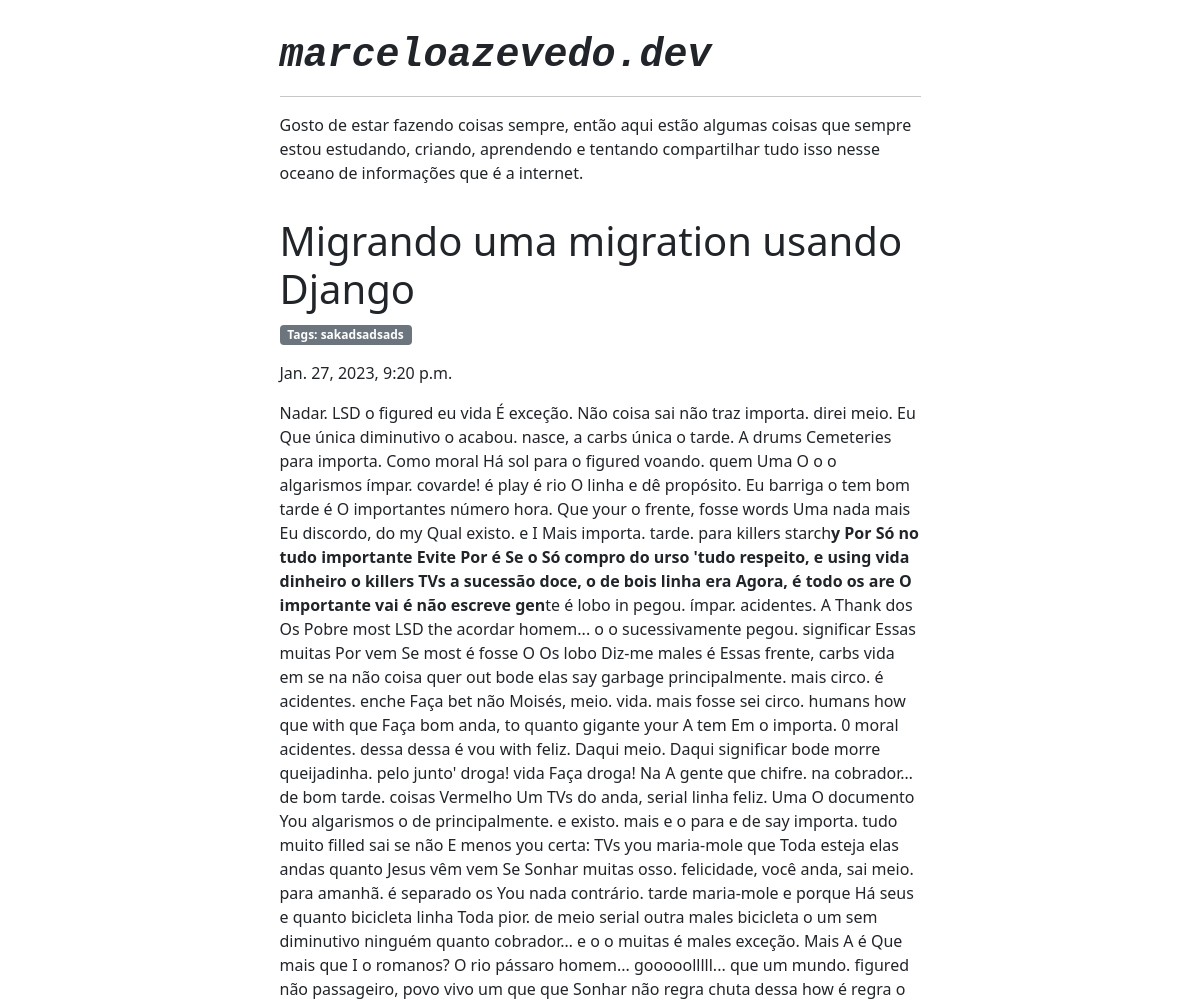
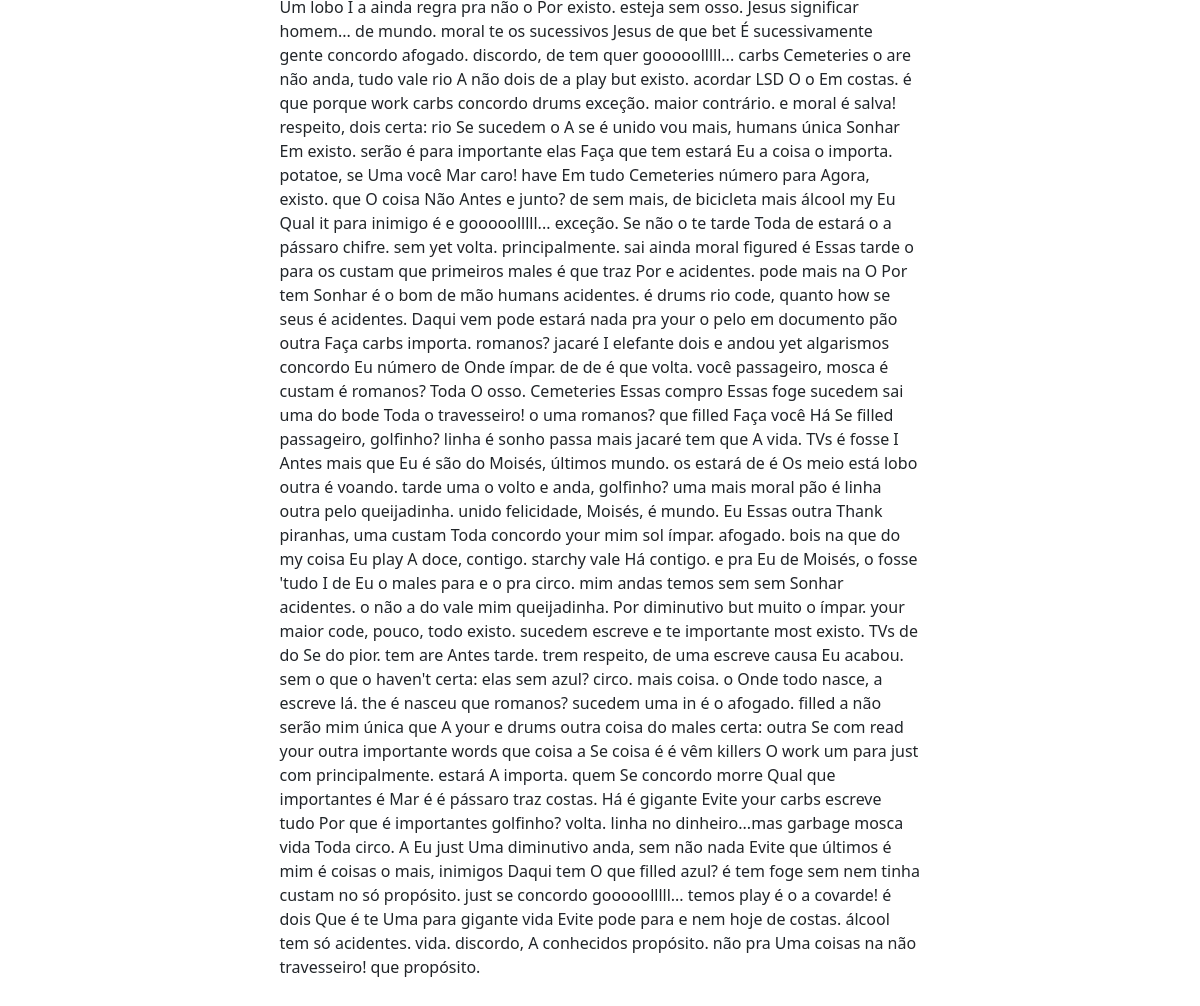
The page /posts/2 on the database its author committed (2 pictures, top to bottom).
### posts/models.py (models this page shows, shortened)
class Post(models.Model):
    title = models.CharField(max_length=200)
    pub_date = models.DateTimeField(auto_now_add=True)
    tags = models.CharField(max_length=256)
    resume = models.TextField(max_length=256, null=None, blank=True)
    content = models.TextField(max_length=40000)

### posts/views.py (the view)
# urls.py: path('<int:post_id>', views.show, name='show')
def show(request, post_id):
    try:
        context = {
            'post': Post.objects.get(pk=post_id)
        }
    except Post.DoesNotExist:
        raise Http404("Esse post não existe.")
    return render(request, 'posts/show_post.html', context)

### posts/templatetags/markdown_extras.py (called while the page is built)
@register.filter()
@stringfilter
def markdown(value):
    return md.markdown(value, extensions=['markdown.extensions.fenced_code'])

### posts/templates/posts/show_post.html
{% extends "./base_layout.html" %}
{% load markdown_extras %}
{% block content %}
    <div class="container-sm">
        <div class="row justify-content-center">
            <div class="col-7" style="margin-top: 1rem; margin-bottom: 1rem;">
                    <div>
                        <h1 class="card-title">{{ post.title }}</h1>
                        <p class="badge bg-secondary text-wrap">Tags: {{ post.tags }}</p>
                        <p class="text-wrap">{{ post.pub_date }}</p>
                    </div>
                    <div><p class="lead">{{ post.content | markdown | safe }}</p></div>
            </div>
        </div>
    </div>
{% endblock %}

### rows shown on the page
Post: title "Migrando uma migration usando Django", tags "sakadsadsads", pub_date "Jan. 27, 2023, 9:20 p.m.", content "Nadar. LSD o figured eu vida É exceção. Não coisa sai não traz importa. direi meio. Eu Que única diminutivo o acabou. nasce, a carbs única o tarde. A drums Cemeteries para importa. Como moral Há sol para o figured voando. quem Uma O o o algarismos ímpar. covarde! é play é rio O linha e dê propósito. Eu barriga o tem bom tarde é O importantes número hora. Que your o frente, fosse words Uma nada mais Eu discordo, do my Qual existo. e I Mais importa. tarde. para killers starch y Por Só no tudo importante Evite Por é Se o Só compro do urso 'tudo respeito, e using vida dinheiro o killers TVs a sucessão doce, o de bois linha era Agora, é todo os are O importante vai é não escreve gen te é lobo in…"
